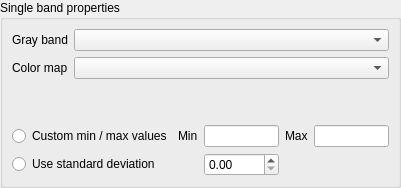
         <widget class="QWidget" name="gray">
          <layout class="QGridLayout">
           <property name="margin">
            <number>0</number>
           </property>
           <item row="0" column="0">
            <widget class="QGroupBox" name="groupBox_5">
             <property name="title">
              <string>Single band properties</string>
             </property>
             <layout class="QGridLayout">
              <item row="0" column="0">
               <widget class="QLabel" name="label">
                <property name="sizePolicy">
                 <sizepolicy hsizetype="Fixed" vsizetype="Fixed">
                  <horstretch>0</horstretch>
                  <verstretch>0</verstretch>
                 </sizepolicy>
                </property>
                <property name="text">
                 <string>Gray band</string>
                </property>
               </widget>
              </item>
              <item row="0" column="1" colspan="5">
               <widget class="QComboBox" name="cboGray">
                <property name="sizePolicy">
                 <sizepolicy hsizetype="Expanding" vsizetype="Fixed">
                  <horstretch>0</horstretch>
                  <verstretch>0</verstretch>
                 </sizepolicy>
                </property>
                <property name="minimumSize">
                 <size>
                  <width>150</width>
                  <height>0</height>
                 </size>
                </property>
               </widget>
              </item>
              <item row="1" column="0">
               <widget class="QLabel" name="label_5">
                <property name="text">
                 <string>Color map</string>
                </property>
               </widget>
              </item>
              <item row="1" column="1" colspan="5">
               <widget class="QComboBox" name="cboxColorMap">
                <property name="sizePolicy">
                 <sizepolicy hsizetype="Expanding" vsizetype="Fixed">
                  <horstretch>0</horstretch>
                  <verstretch>0</verstretch>
                 </sizepolicy>
                </property>
                <property name="minimumSize">
                 <size>
                  <width>150</width>
                  <height>0</height>
                 </size>
                </property>
               </widget>
              </item>
              <item row="4" column="0" colspan="2">
               <widget class="QRadioButton" name="rbtnSingleBandMinMax">
                <property name="text">
                 <string>Custom min / max values</string>
                </property>
               </widget>
              </item>
              <item row="4" column="2">
               <widget class="QLabel" name="lblGrayMin">
                <property name="sizePolicy">
                 <sizepolicy hsizetype="Fixed" vsizetype="Fixed">
                  <horstretch>0</horstretch>
                  <verstretch>0</verstretch>
                 </sizepolicy>
                </property>
                <property name="text">
                 <string>Min</string>
                </property>
               </widget>
              </item>
              <item row="4" column="3">
               <widget class="QLineEdit" name="leGrayMin">
                <property name="sizePolicy">
                 <sizepolicy hsizetype="Fixed" vsizetype="Fixed">
                  <horstretch>0</horstretch>
                  <verstretch>0</verstretch>
                 </sizepolicy>
                </property>
                <property name="maximumSize">
                 <size>
                  <width>75</width>
                  <height>16777215</height>
                 </size>
                </property>
                <property name="baseSize">
                 <size>
                  <width>0</width>
                  <height>0</height>
                 </size>
                </property>
                <property name="maxLength">
                 <number>16</number>
                </property>
               </widget>
              </item>
              <item row="4" column="4">
               <widget class="QLabel" name="lblGrayMax">
                <property name="sizePolicy">
                 <sizepolicy hsizetype="Fixed" vsizetype="Fixed">
                  <horstretch>0</horstretch>
                  <verstretch>0</verstretch>
                 </sizepolicy>
                </property>
                <property name="text">
                 <string>Max</string>
                </property>
               </widget>
              </item>
              <item row="4" column="5">
               <widget class="QLineEdit" name="leGrayMax">
                <property name="sizePolicy">
                 <sizepolicy hsizetype="Fixed" vsizetype="Fixed">
                  <horstretch>0</horstretch>
                  <verstretch>0</verstretch>
                 </sizepolicy>
                </property>
                <property name="maximumSize">
                 <size>
                  <width>75</width>
                  <height>16777215</height>
                 </size>
                </property>
                <property name="baseSize">
                 <size>
                  <width>0</width>
                  <height>0</height>
                 </size>
                </property>
                <property name="maxLength">
                 <number>16</number>
                </property>
               </widget>
              </item>
              <item row="5" column="0" colspan="2">
               <widget class="QRadioButton" name="rbtnSingleBandStdDev">
                <property name="text">
                 <string>Use standard deviation</string>
                </property>
               </widget>
              </item>
              <item row="5" column="3">
               <widget class="QDoubleSpinBox" name="sboxSingleBandStdDev">
                <property name="maximum">
                 <double>10.000000000000000</double>
                </property>
                <property name="singleStep">
                 <double>0.100000000000000</double>
                </property>
                <property name="value">
                 <double>0.000000000000000</double>
                </property>
               </widget>
              </item>
              <item row="2" column="1">
               <spacer>
                <property name="orientation">
                 <enum>Qt::Vertical</enum>
                </property>
                <property name="sizeHint" stdset="0">
                 <size>
                  <width>20</width>
                  <height>40</height>
                 </size>
                </property>
               </spacer>
              </item>
             </layout>
            </widget>
           </item>
          </layout>
         </widget>
